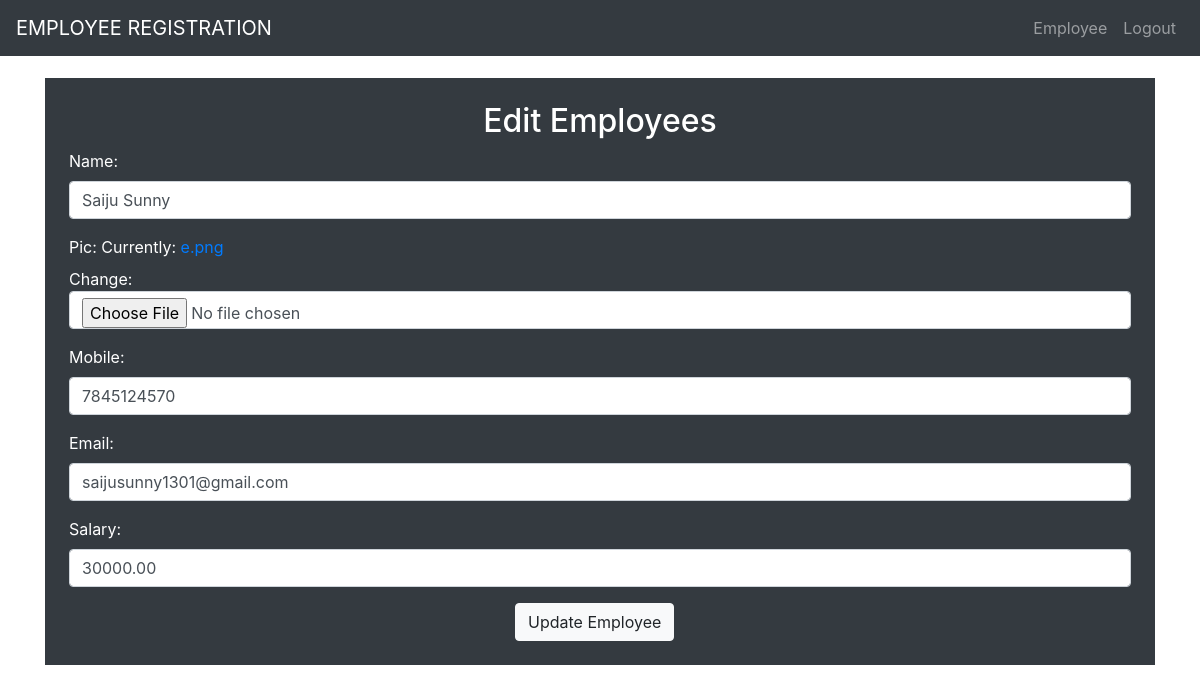
Screenshot of /editEmployee/21 (signed in) with the database file from the repository.
### empl/models.py (models this page shows)
class Employee(models.Model):
    user = models.ForeignKey(User, on_delete=models.CASCADE, null=True)
    name = models.CharField(max_length=100)
    pic = models.ImageField(upload_to="uploads", default='e.png')
    mobile = models.CharField(unique=True, max_length=10)
    email = models.EmailField()
    salary = models.DecimalField(max_digits=8, decimal_places=2)
    datetime = models.DateTimeField(auto_now=True)

### empl/views.py (the view)
# urls.py: path('editEmployee/<int:id>', views.edit_employees,name='editEmp'),
@login_required(login_url='adminlogin')
def edit_employees(request, id=None):
        one_emp = Employee.objects.get(id=id)
        form = EmployeeForm(request.POST or None, request.FILES or None, instance=one_emp)
        if form.is_valid():
            form.save()
            messages.add_message(request, messages.INFO, f"{form.cleaned_data.get('name')} has been added")
            return redirect('allEmp')
        context = {
            'form': form,
        }
        return render(request, 'emp/editEmp.html', context)

### empl/forms.py
class EmployeeForm(forms.ModelForm):
    class Meta:
        model = Employee
        fields = ['name','pic','mobile','email','salary']

### empl/templates/emp/editEmp.html (shortened to what this page needs)
{% extends 'base.html' %}
{% block content %}
<div class="w50 bg-dark text-white p-4" style="margin-top: 2%;">
    <h2 style="text-align: center;">Edit Employees</h2>
    <form method="post" enctype="multipart/form-data">
        {{form.as_p}}
        <button type="submit" class="btn btn-light" style="margin-left: 42%;">Update Employee</button>
    </form>
</div>
{% endblock %}

### rows the page displays
Employee: name "Saiju Sunny", mobile "7845124570", email "saijusunny1301@gmail.com", salary "30000.00"
